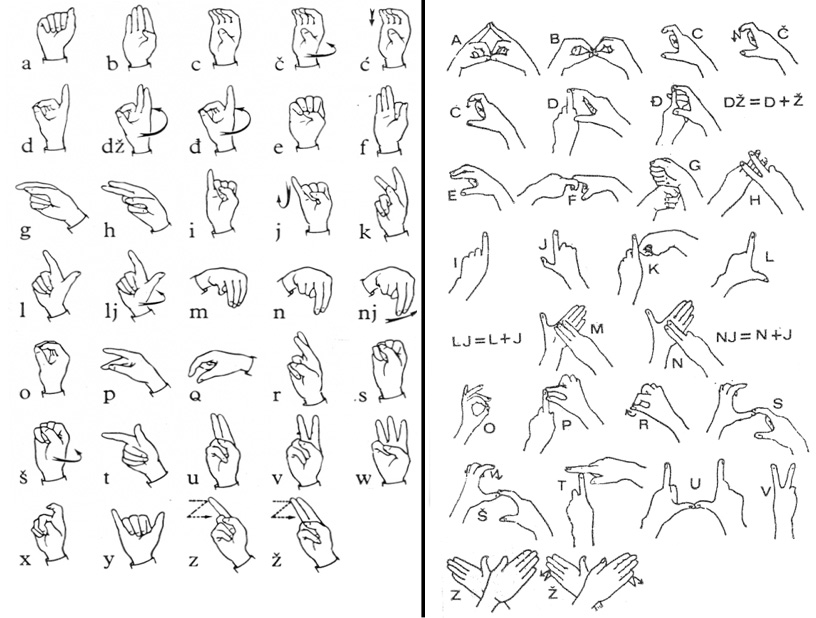
#> input picture znakovni-jezik-abeceda.jpg, 816 x 618 px, given in place of the camera
$ python background_substraction.py
#> lines starting #> are read from the running program, lines starting #| are printed output that depends on the picture; after the words box and inside, x2 and y2 are one past the last pixel; in counts of white or black regions, pixels touching at a corner belong together
import numpy as np
import cv2


def main():
    cam = cv2.VideoCapture(1)
    if cam.read()[0] == False:
        cam = cv2.VideoCapture(0)

    _, first_frame = cam.read()
#> first_frame is the input picture: shape (618, 816, 3); min 0, max 255, mean 241.8
    first_frame = cv2.flip(first_frame, 1)
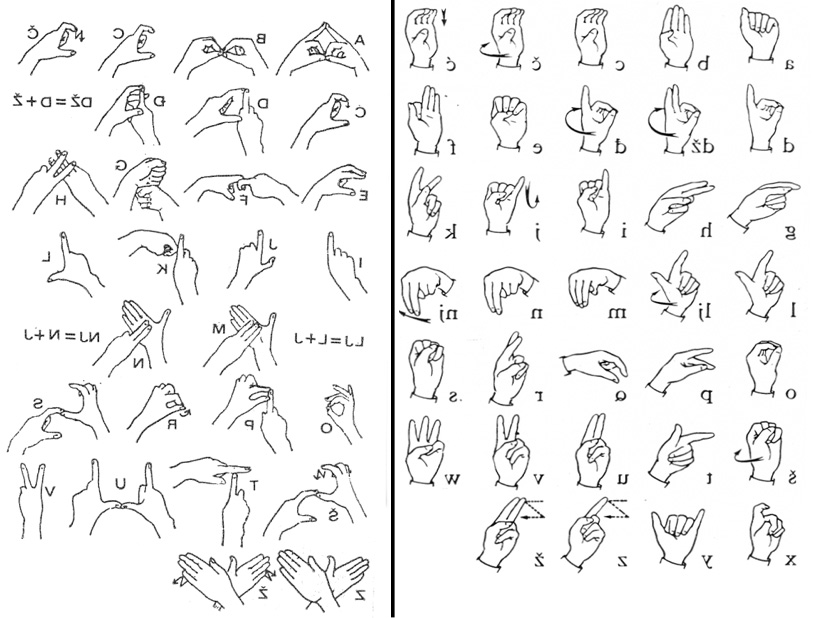
#> first_frame: shape (618, 816, 3); min 0, max 255, mean 241.8

    #cam = cv2.VideoCapture('vtest.avi')
    first_gray = cv2.cvtColor(first_frame, cv2.COLOR_BGR2GRAY)
    first_gray = cv2.GaussianBlur(first_gray, (5, 5), 0)
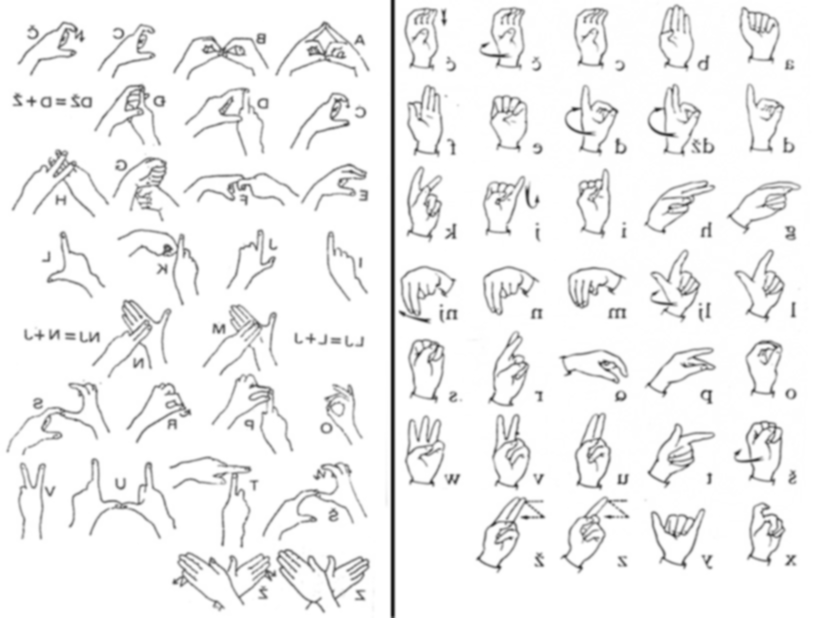
#> first_gray: shape (618, 816); min 22, max 255, mean 241.8

    fgbg = cv2.createBackgroundSubtractorMOG2()

    while True:
        frame = cam.read()[1]
        frame = cv2.flip(frame, 1)

        gray_frame = cv2.cvtColor(frame, cv2.COLOR_BGR2GRAY)
        gray_frame = cv2.GaussianBlur(gray_frame, (5, 5), 0)
        difference = cv2.absdiff(first_gray, gray_frame)
#> difference: shape (618, 816); every value is 0
        _, difference = cv2.threshold(difference, 25, 255, cv2.THRESH_BINARY)
        #difference=difference[80:350,350:600]
        cv2.rectangle(frame, (350, 80), (600, 350), (0, 255, 0), 2)
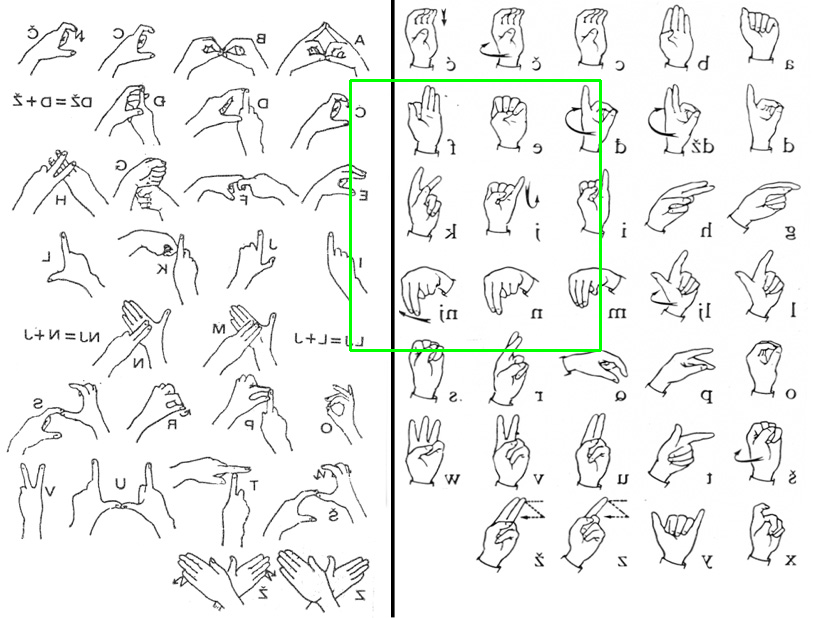
#> frame: shape (618, 816, 3); 0.62% of pixels changed, all inside (x1, y1, x2, y2) = (349, 79, 602, 352)

        cv2.imshow("First frame", first_frame)
        cv2.imshow("Frame", frame)
        cv2.rectangle(difference, (350, 80), (600, 350), (0, 255, 0), 2)

        cv2.imshow("difference", difference)
        k = cv2.waitKey(30) & 0xff
#> (key Esc is pressed here)
        if k == 27:
            break


    cam.release()
    cv2.destroyAllWindows()


if __name__ == '__main__':
    main()
